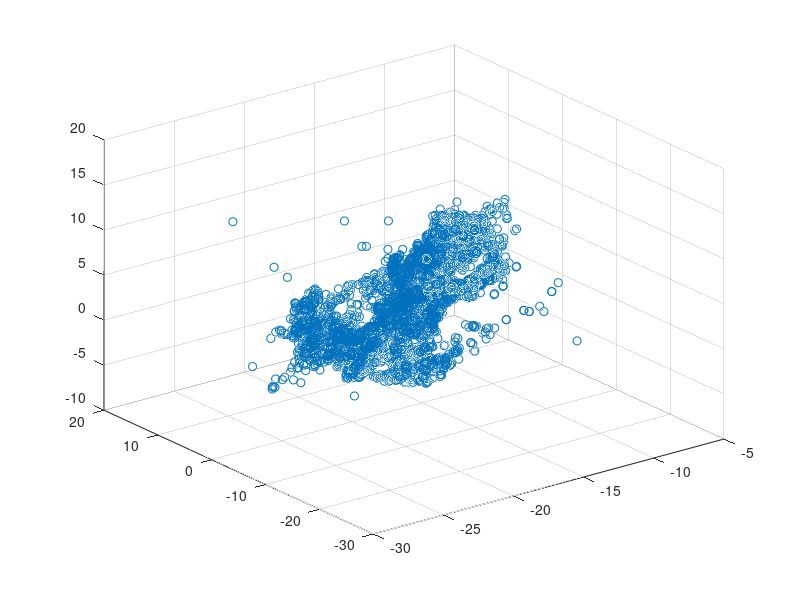

Write the MATLAB code that produced this figure.
%% Load images for final assignment
% create list of images present for the structure from motion project
% Input: 
%   -foldername
%
% Output: 
%   -3D model of the object
%
% Authors: 
%   -Bas Buller 4166566
%   -Rick Feith 4218272

clear all; close all; 


%% Tunable parameters
harris_scales       = 7; % determines how many scales the image is checked for
harris_threshold    = 0.0005;
nearest_neighbour   = 0.85;
sift_thresh         = 0.75;
ransac_iters        = 2000;
ransac_thresh       = 15;

own_algorithm       = 0; % Use sift feature detection and matching (0) or own algorithm (1)      
step1               = 0; % Perform feature detection
step2               = 0; % Perform feature matching
step3               = 0; % Apply normalized 8-point Ransac to find best matches
step4               = 0; % Determine point view matrix
step5               = 0; % 3D coordinates for 3 and 4 consecutive images
step6               = 0; % Procrustes analysis
step7               = 0; % Bundle adjustment
step8               = 1; % Surface plot of complete model
plots               = 0; % Show example plots
image1              = 0; % Which images are plotted, this number indicates the left image

if(step1)
%% Step 1: create list of images, Detect feature points and create Sift descriptor
    % create complete data cell
    % | name | x | y | s | d | matches | vl_Sift matches | RANSAC matches
    keypoints = {};
    folder_name = 'model_castle';

    % create list of images
    keypoints(:,1) = loaddata(folder_name);
    fprintf("Files loaded into filenames \n")
    
    % Detect feature points and extract sift features
    num_of_im = length(keypoints);
    for i = 1:num_of_im
        fprintf(strcat("Starting image ",num2str(i)," of ",num2str(num_of_im)," \n"))
%         if(own_algorithm)
            [s,r,c] = extractfeatures(keypoints{i,1},harris_scales,harris_threshold);
            
            % create sift Descriptor
            [x,y,d] = sift_descriptor(keypoints{i,1},s,r,c);
            keypoints(i,2) = {x};
            keypoints(i,3) = {y};
            keypoints(i,4) = {s};
            keypoints(i,5) = {d};
            fprintf(strcat(num2str(length(x))+" keypoints found. \n"))
            
%         else % using only vl_sift
%             [f,d] = vl_sift(single(rgb2gray(imread(keypoints{i,1}))),'PeakThresh',sift_thresh);  
%             keypoints(i,2) = {f(1,:)};
%             keypoints(i,3) = {f(2,:)};
%             keypoints(i,4) = {f(3,:)};
%             keypoints(i,5) = {d};
%         end
    end

%     if(own_algorithm)
%         save own_keypoints keypoints
%     else
        save vl_keypoints keypoints
%     end
end


if(step2)
%% step 2: Look for matches in feature points    
    if(own_algorithm)
        load own_keypoints
    else
        load vl_keypoints
    end
    num_of_im = size(keypoints,1);
    matches   = {};
    
    % match each image with its consecutive image and write to data
    for i = 1:(num_of_im-1)
        fprintf(strcat("Started Matching on Image ", num2str(i)," \n"));
        if(own_algorithm)
            match = match_features(keypoints{i,2},keypoints{i,3},keypoints{i,5},keypoints{i+1,2},keypoints{i+1,3},keypoints{i+1,5},nearest_neighbour);
            matches(i,1) = {match};
        else
            [match, scores]  = vl_ubcmatch(keypoints{i,5},keypoints{i+1,5},1/nearest_neighbour );
            matches(i,1) = {match};
        end
        fprintf(strcat(num2str(length(match(1,:)))+" matches found. \n"))
    end

    % perform match between last and first image and write to data
    fprintf(("Started Matching on Image 19 \n"));
     if(own_algorithm)
        match = match_features(keypoints{19,2},keypoints{19,3},keypoints{19,5},keypoints{1,2},keypoints{1,3},keypoints{1,5},nearest_neighbour);
        matches(19,1) = {match};
        save own_matches matches
    else
        [match, scores] = vl_ubcmatch(keypoints{19,5},keypoints{1,5},1/nearest_neighbour );
        matches(19,1) = {match};
        save vl_matches matches
     end
     fprintf(strcat(num2str(length(match(1,:)))+" matches found. \n"))
end


if(step3)
%% Step 3: Apply 8-points RANSAC algorithm

%load data
    if(own_algorithm)
        load own_keypoints
        load own_matches
    else
        load vl_keypoints
        load vl_matches
    end
    
    for i = 1:(length(keypoints)-1)
    % normalize data
        x1 = keypoints{i,2}(matches{i,1}(1,:));
        y1 = keypoints{i,3}(matches{i,1}(1,:));
        x2 = keypoints{i+1,2}(matches{i,1}(2,:));
        y2 = keypoints{i+1,3}(matches{i,1}(2,:));
        [xn1,yn1,T1] = normalize_points(x1,y1);
        [xn2,yn2,T2] = normalize_points(x2,y2);
      
      % apply 8 point ransac algorithm
      % [F, inliers] = fundamental_ransac(xn1,yn1,xn2,yn2,ransac_iters,ransac_thresh);
%       FRD = T2' * F * T1; 
        [FRD, inliers] = estimateFundamentalMatrix([x1',y1'],[x2',y2'],'method','RANSAC','NumTrials',2000,'DistanceThreshold',ransac_thresh);
        matches{i,2} = inliers';
        fprintf(strcat(num2str(length(find(inliers)))+" inliers found. \n"))
    end
    
        % normalize data
        x1 = keypoints{19,2}(matches{19,1}(1,:));
        y1 = keypoints{19,3}(matches{19,1}(1,:));
        x2 = keypoints{1,2}(matches{19,1}(2,:));
        y2 = keypoints{1,3}(matches{19,1}(2,:));
        [xn1,yn1,T1] = normalize_points(x1,y1);
        [xn2,yn2,T2] = normalize_points(x2,y2);
      
      % apply 8 point ransac algorithm
      % [F, inliers] = fundamental_ransac(xn1,yn1,xn2,yn2,ransac_iters,ransac_thresh);
%       FRD = T2' * F * T1; 
        [FRD, inliers] = estimateFundamentalMatrix([x1',y1'],[x2',y2'],'method','RANSAC','NumTrials',2000,'DistanceThreshold',ransac_thresh);
        matches{19, 2} = inliers';
        fprintf(strcat(num2str(length(find(inliers)))+" inliers found. \n"))
        % save data
    if(own_algorithm)
        save own_matches matches
    else
        save vl_matches matches
    end
   
%     % plotting results
% [lines] = epipolarLine(FRD, [x1(inliers)',y1(inliers)']);
% points = lineToBorderPoints(lines, size(imread(keypoints{2,1})));
% % 
% figure()
% imshow(imread(keypoints{1,1}))
% hold on
% scatter(x1(inliers),y1(inliers),'r')
% 
% figure()
% imshow(imread(keypoints{2,1}))
% hold on
% line(points(:,[1,3])',points(:,[2,4])');
%     
%     
%     
% end
end


if(plots)
%% plot image for check using first 20 matches
    if(own_algorithm)
        load own_keypoints
        load own_matches
    else
        load vl_keypoints
        load vl_matches
    end
    
    if(own_algorithm)
        figure('name','1 and 2 with own algorithm')
    else
        figure('name','1 and 2 with vl_sift')
    end
    imshow([imread(keypoints{image1,1}) imread(keypoints{image1+1,1})])
    hold on
    x1 = keypoints{image1,2}(matches{image1,1}(1,matches{image1,2}));
    y1 = keypoints{image1,3}(matches{image1,1}(1,matches{image1,2}));
    x2 = size(imread(keypoints{image1,1}),2)+keypoints{image1+1,2}(matches{image1,1}(2,matches{image1,2}));
    y2 = keypoints{image1+1,3}(matches{image1,1}(2,matches{image1,2}));

    scatter(x1,y1,'r')
    scatter(x2,y2,'r')
    line([x1;x2],[y1;y2],'color','b')
    size(x1)
    % figure('name','1 and 2 with vl_sift algorithm')
    % imshow([imread(data{1,1}) imread(data{2,1})])
    % hold on
    % x1 = data{1,2}(data{1,7}(1,1:20));
    % y1 = data{1,3}(data{1,7}(1,1:20));
    % x2 = size(imread(data{1,1}),2)+data{2,2}(data{1,7}(2,1:20));
    % y2 = data{2,3}(data{1,7}(2,1:20));
    % 
    % scatter(x1,y1,'r')
    % scatter(x2,y2,'r')
    % line([x1;x2],[y1;y2],'color','b')
end


if(step4)
%% Point view matrix
    fprintf('Find point view matrix');
    if(own_algorithm)
        load own_keypoints
        load own_matches
    else
        load vl_keypoints
        load vl_matches
    end
    
    % point view matrix
    PVM = point_view_matrix(matches);
    
    if(own_algorithm)
        save own_pvm PVM
    else
        save vl_pvm PVM
    end
end


if(step5)
%% 3D coordinates for 3 and 4 consecutive images
    if(own_algorithm)
        load own_keypoints
        load own_matches
        load own_pvm
    else
        load vl_keypoints
        load vl_matches
        load vl_pvm
    end
    
    % 3 consecutive images
    triple_im = [1:19; 2:19 1; 3:19 1 2];
    triple_models = SfM(keypoints, PVM, triple_im);
    
    % 4 consecutive images
    quad_im = [1:19; 2:19 1; 3:19 1 2; 4:19 1:3];
    quad_models = SfM(keypoints, PVM, quad_im);
    
    if(own_algorithm)
        save own_triple_models triple_models
        save own_quad_models quad_models
    else
        save vl_triple_models triple_models
        save vl_quad_models quad_models
    end
end


if(step6)
%% Procrustes analysis for complete 3D model
    if(own_algorithm)
        load own_triple_models
        load own_quad_models
    else
        load vl_triple_models
        load vl_quad_models
    end
    
    % Complete 3D model
    complete_model = model_stitching(triple_models, quad_models);
    
    if(own_algorithm)
        save own_complete_model complete_model
    else
        save vl_complete_model complete_model
    end
end


if(step7)
%% Bundle Adjustment 
    if(own_algorithm)
        load own_complete_model
    else
        load vl_complete_model
    end
    
    if(own_algorithm)
        save own_complete_model complete model
    else
        save vl_complete_model complete model
    end
end


if(step8)
%% Surface plot of complete model
    if(own_algorithm)
        load own_complete_model
    else
        load vl_complete_model
    end
    
    % Plot 3D scatter plot of the complete model
    scatter3(complete_model(1,:), complete_model(2,:), complete_model(3,:))
end



























